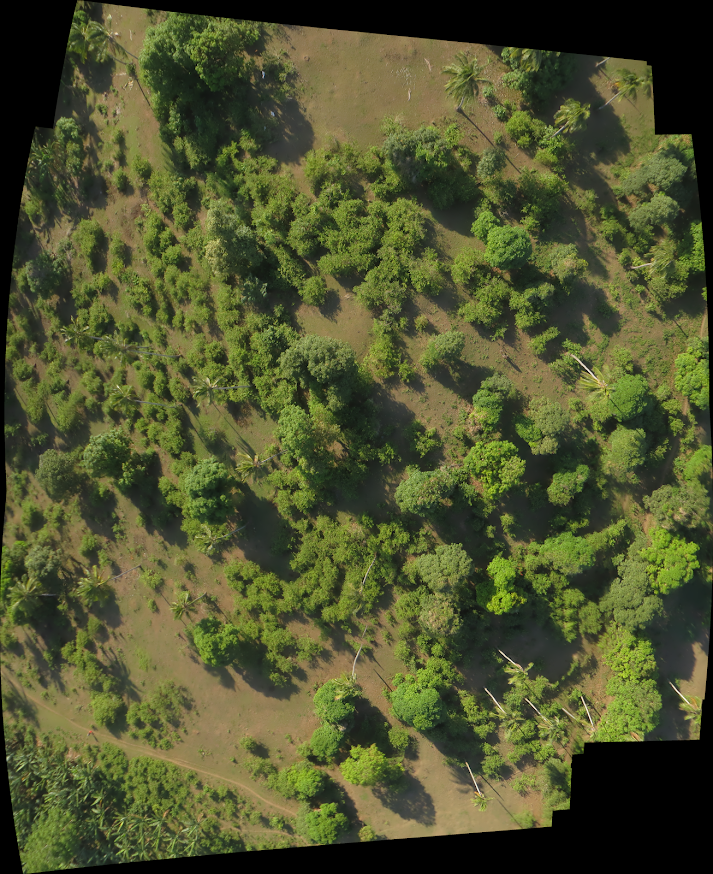
#> input picture input.png, 713 x 874 px
$ python aerial_color_image_processing.py   (older library calls are emulated)
#> lines starting #> are read from the running program, lines starting #| are printed output that depends on the picture; after the words box and inside, x2 and y2 are one past the last pixel; in counts of white or black regions, pixels touching at a corner belong together
#Author: Angelo C. Guiam, CMSC 265 2S AY 2020-2021

import cv2
import imutils
import numpy as np
import skimage

from matplotlib import pyplot as plt
from scipy import ndimage
from skimage.feature import peak_local_max
from skimage.morphology import watershed

plot_image = []
plot_title = []

#read the image
image = cv2.imread('input.png')
#> image is the input picture: shape (874, 713, 3); mean B, G, R 46.7, 84.4, 79.9
(ROW, COL, D) = image.shape
#> ROW = 874; COL = 713; D = 3

plot_image.append(cv2.cvtColor(image.copy(), cv2.COLOR_BGR2RGB))
plot_title.append("Original Image")

#convert the image into HSV
image_hsv = cv2.cvtColor(image, cv2.COLOR_BGR2HSV)
#> image_hsv: shape (874, 713, 3); mean H, S, V 32.7, 95.7, 87.3

#set HSV range for green color
green_hsv_min = np.array([30, 65, 20])
green_hsv_max = np.array([75, 255, 255])

#get a mask using the green range
mask = cv2.inRange(image_hsv, green_hsv_min, green_hsv_max)
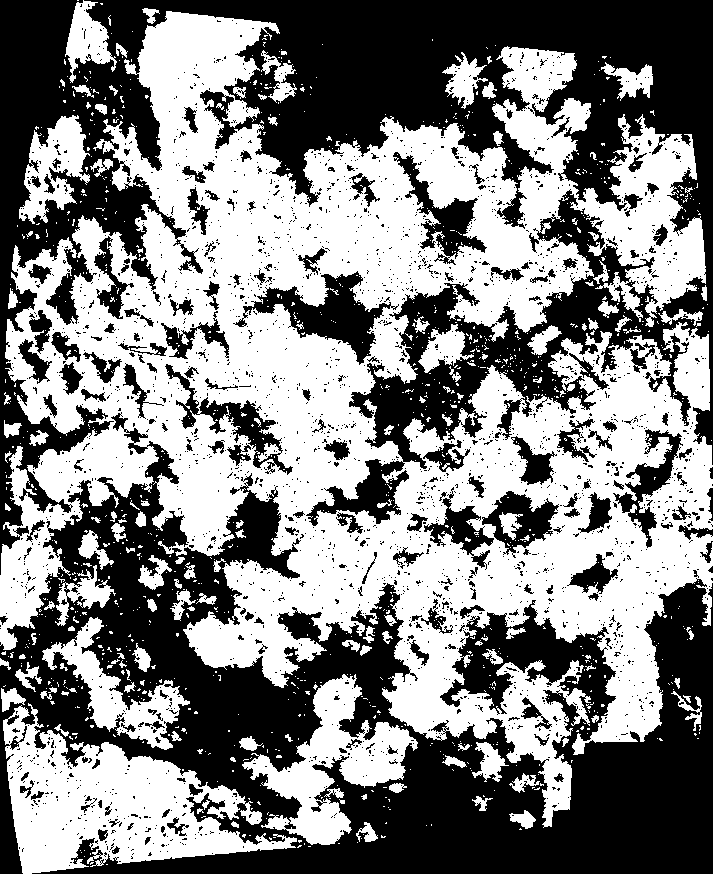
#> mask: shape (874, 713); 51.3% white; 2474 black regions (2280 under 20 px), largest, box (x1, y1, x2, y2) and area: (0, 0, 713, 575) 132503, (0, 412, 713, 874) 127221, (233, 271, 399, 365) 4896

#extract the vegetation using the mask
vegetation = cv2.bitwise_and(image, image, mask=mask)

#extract the non-vegetation area by subtracting the original image of the vegetation image
non_vegetation = image.copy() - vegetation

plot_image.append(cv2.cvtColor(vegetation.copy(), cv2.COLOR_BGR2RGB))
plot_title.append("Extracted Vegetation")

#convert image to grayscale
image_gray = cv2.cvtColor(vegetation, cv2.COLOR_BGR2GRAY)
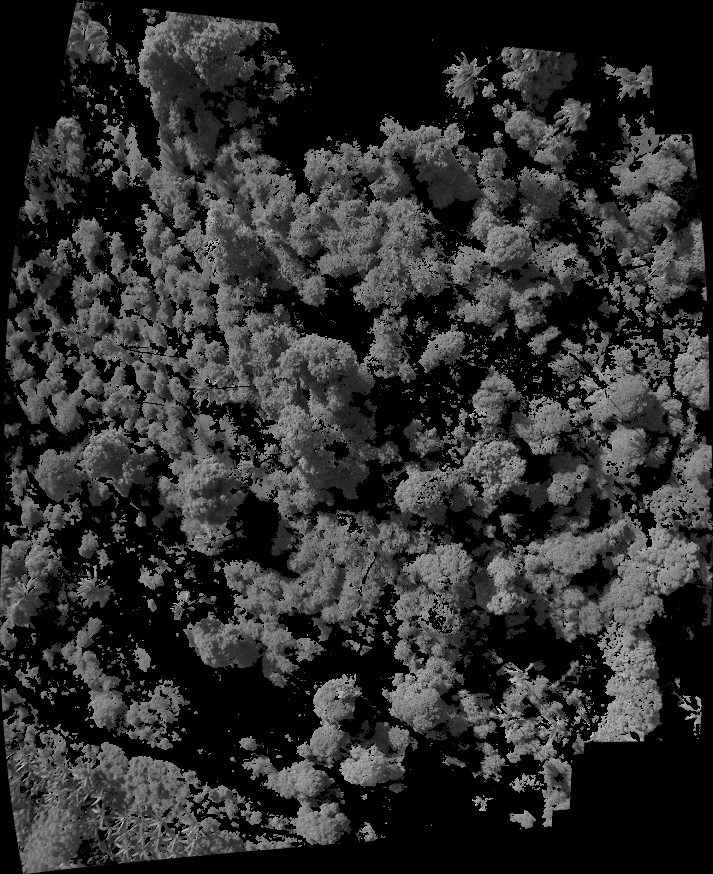
#> image_gray: shape (874, 713); min 0, max 224, mean 45.9

#binarize image
ret, image_binary = cv2.threshold(image_gray, 40, 255, cv2.THRESH_BINARY)
#> image_binary: shape (874, 713); 47.6% white; 1414 white regions (1259 under 20 px), largest, box (x1, y1, x2, y2) and area: (0, 11, 713, 827) 231500, (3, 703, 297, 874) 22200, (242, 674, 418, 845) 10057

plot_image.append(image_binary)
plot_title.append("After Binarization")

kernel = np.ones((3, 3), np.uint8)
image_erode = cv2.morphologyEx(image_binary, cv2.MORPH_ERODE, kernel)
#> image_erode: shape (874, 713); 31.9% white; 764 white regions (585 under 20 px), largest, box (x1, y1, x2, y2) and area: (16, 12, 588, 687) 84167, (476, 348, 713, 741) 23377, (7, 725, 296, 874) 15451

kernel = np.ones((7, 7), np.uint8)
image_mclose = cv2.morphologyEx(image_erode, cv2.MORPH_CLOSE, kernel)
#> image_mclose: shape (874, 713); 42.2% white; 202 white regions (132 under 20 px), largest, box (x1, y1, x2, y2) and area: (0, 9, 592, 826) 159922, (467, 333, 713, 741) 38527, (0, 676, 416, 874) 30787

kernel = np.ones((5, 5), np.uint8)
image_mopen = cv2.morphologyEx(image_mclose, cv2.MORPH_OPEN, kernel)
#> image_mopen: shape (874, 713); 40.9% white; 86 white regions, largest, box (x1, y1, x2, y2) and area: (0, 10, 591, 737) 140914, (476, 341, 713, 741) 37202, (0, 690, 289, 874) 21412

plot_image.append(image_mopen)
plot_title.append("After Morphological Transformations")

#calculate distance of the centroid to the edges
image_dt = ndimage.distance_transform_edt(image_mopen)
#filter tha maximum distance based on some parameters
local_max = peak_local_max(image_dt, indices=False, min_distance=9, labels=image_binary)
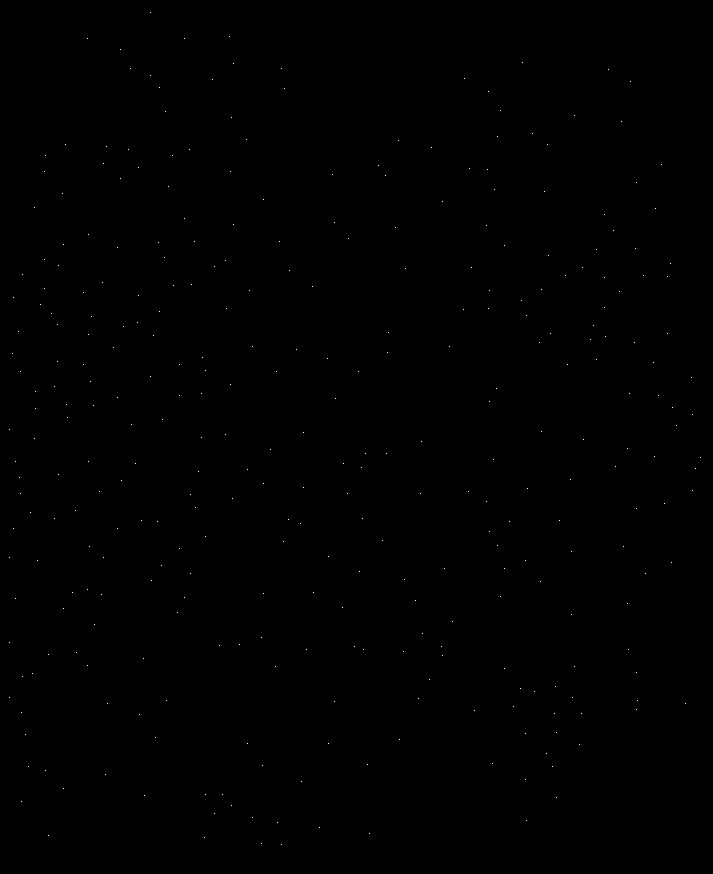
#> local_max: shape (874, 713) bool; 0.05% white in thin lines or dots

#perform a connected component analysis on the local peaks,
#using 8-connectivity, then appy the Watershed algorithm
markers = ndimage.label(local_max, structure=np.ones((3, 3)))[0]
#> markers: shape (874, 713) int32; 336 distinct labels, from 0 to 335
labels = watershed(-image_dt, markers, mask=image_mopen)
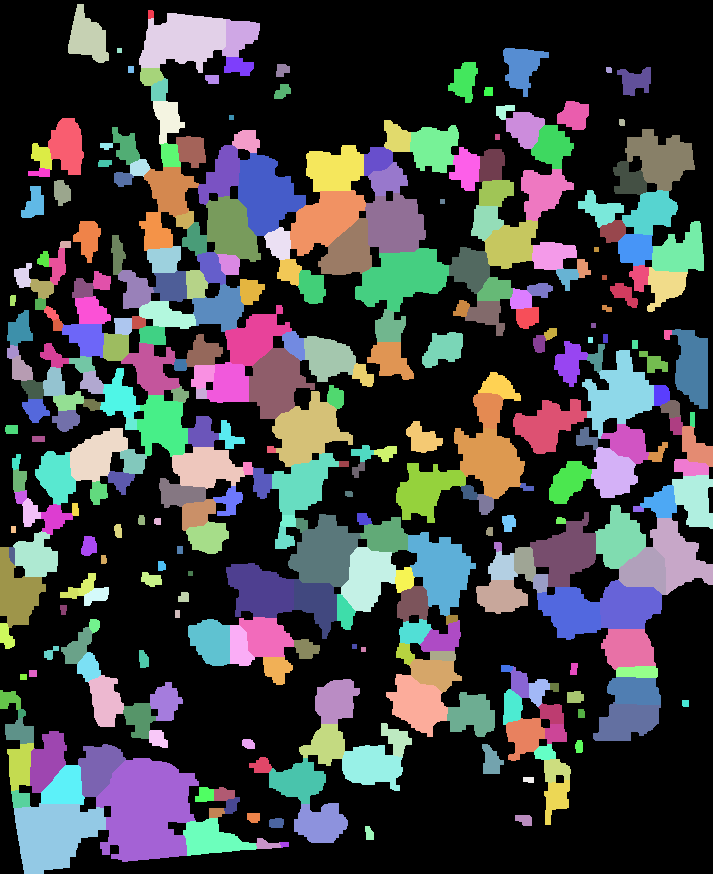
#> labels: shape (874, 713) int32; 336 distinct labels, from 0 to 335; one colour per label, 0 black

print("[INFO] {} unique segments found".format(len(np.unique(labels)) - 1))
#| [INFO] 335 unique segments found

grass = image.copy()
count_tree = 0
count_non_tree = 0

for label in np.unique(labels):
	if label == 0:
		continue

	#create a max using the matrix of local maxima
	mask = np.zeros(image_gray.shape, dtype="uint8")
	mask[labels == label] = 255

	#generate contours from the mask
	cnts = cv2.findContours(mask.copy(), cv2.RETR_EXTERNAL, cv2.CHAIN_APPROX_SIMPLE)
	cnts = imutils.grab_contours(cnts)

	#get the bounds of the contour
	c = max(cnts, key=cv2.contourArea)
	((x, y), r) = cv2.minEnclosingCircle(c)

	#filter out assumed tree contours
	if r > 24 and r < 57:
		count_tree = count_tree + 1
		cv2.circle(image, (int(x), int(y)), int(r), (0, 0, 255), 1)
		cv2.putText(image, "{}".format(count_tree), (int(x), int(y)), cv2.FONT_HERSHEY_SIMPLEX, 0.4, (0, 0, 255), 1)

	#else, categorize them as other / grass vegetation
	else:
		count_non_tree = count_non_tree + 1
		cv2.circle(grass, (int(x), int(y)), int(r), (255, 0, 0), 1)
		cv2.putText(grass, "{}".format(count_non_tree), (int(x), int(y)), cv2.FONT_HERSHEY_SIMPLEX, 0.4, (0, 0, 255), 1)
#> this loop made 336 passes
#> (c, x, y, r) on passes 6, 9, 22, 25, 53: ([[117, 48], [117, 52], [121, 52], [121, 48]], 119, 50, 2.83), ([[128, 66], [128, 72], [133, 72], [133, 66]], 130.5, 69, 3.91), ([[229, 115], [229, 119], [233, 119], [233, 115]], 231, 117, 2.83), ([[495, 134], [495, 139], [499, 139], [499, 134]], 497, 136.5, 3.2), ([[440, 199], [440, 203], [444, 203], [444, 199]], 442, 201, 2.83)
#> (x, y, r) on passes 2, 3, 4, 5, 7, 8: (150, 14, 4.47), (240.3, 38.82, 24.46), (92.5, 32, 32), (182, 41.5, 48.53), (524.7, 67.91, 28.18), (238.2, 66.27, 15.36)
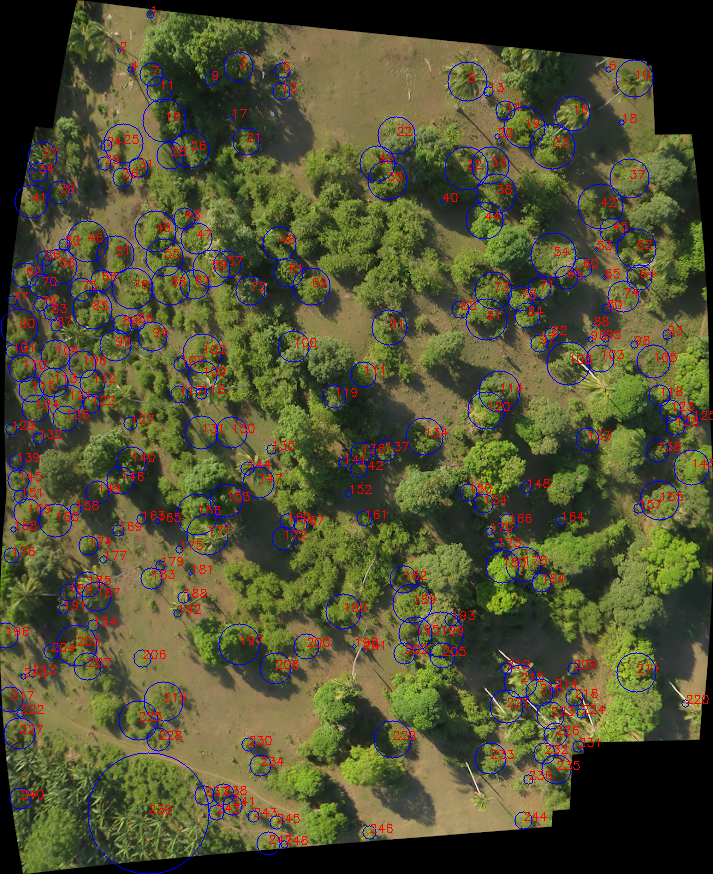
#> grass: shape (874, 713, 3); 4.36% of pixels changed, all inside (x1, y1, x2, y2) = (0, 6, 713, 874)
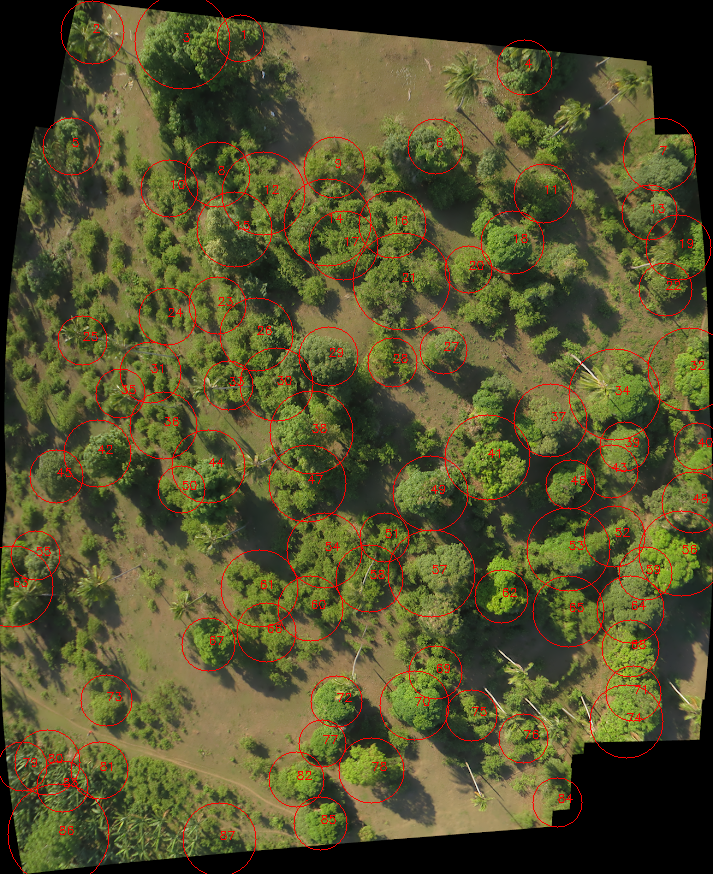
#> image: shape (874, 713, 3); mean B, G, R 45.3, 81.7, 84.9
#> mask: shape (874, 713); 0.01% white; 1 white region, box (x1, y1, x2, y2) and area: (280, 842, 289, 848) 45
#> after the loop, count_non_tree = 248; count_tree = 87

#annotate total count
cv2.putText(image, "Total: {}".format(count_tree), (round(COL*0.8), 30), cv2.FONT_HERSHEY_SIMPLEX, 0.5, (0, 255, 0), 1)
#> image: shape (874, 713, 3); 0.02% of pixels changed, all inside (x1, y1, x2, y2) = (571, 20, 640, 31)
cv2.putText(grass, "Total: {}".format(count_non_tree), (round(COL*0.8), 30), cv2.FONT_HERSHEY_SIMPLEX, 0.5, (0, 255, 0), 1)
#> grass: shape (874, 713, 3); 0.03% of pixels changed, all inside (x1, y1, x2, y2) = (571, 20, 650, 31)

cv2.imwrite("result-trees-vegetation.png", image)
cv2.imwrite("result-non-trees-vegetation.png", grass)

plot_image.append(cv2.cvtColor(image.copy(), cv2.COLOR_BGR2RGB))
plot_title.append("Detected Tree Crowns")

plot_image.append(cv2.cvtColor(grass.copy(), cv2.COLOR_BGR2RGB))
plot_title.append("Detected Non-Tree Vegetation")

f, ax = plt.subplots(2,3)
idx = 0

for i in range(0, 2):
	for j in range(0, 3):
		ax[i,j].imshow(plot_image[idx], cmap='gray')
		ax[i,j].set_title(plot_title[idx], color='black')
		idx = idx + 1
#> after the loop, idx = 6

plt.show()
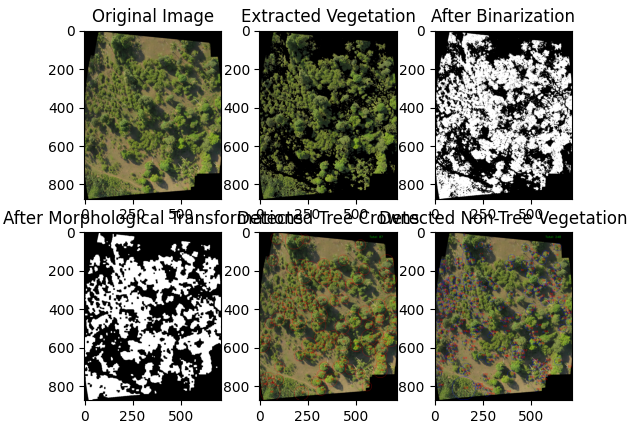
#> figure drawn by matplotlib, 6 panels

#References
#Mordvintsev, A., & Abid, K. (2013). Image Segmentation with Watershed Algorithm — OpenCV-Python Tutorials 1 documentation. OpenCV. https://opencv-python-tutroals.readthedocs.io/en/latest/py_tutorials/py_imgproc/py_watershed/py_watershed.html
#Rosebrock, A. (2021, April 17). Watershed OpenCV. PyImageSearch. https://www.pyimagesearch.com/2015/11/02/watershed-opencv/
